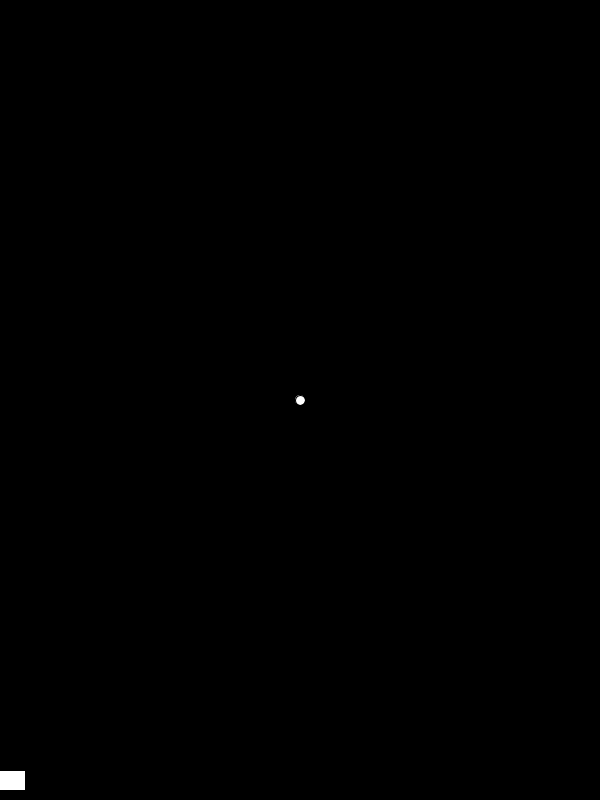
Frame 1 (no input)
Frame 60 (the mouse pressed at the canvas centre just before this capture): identical to frame 1, image omitted
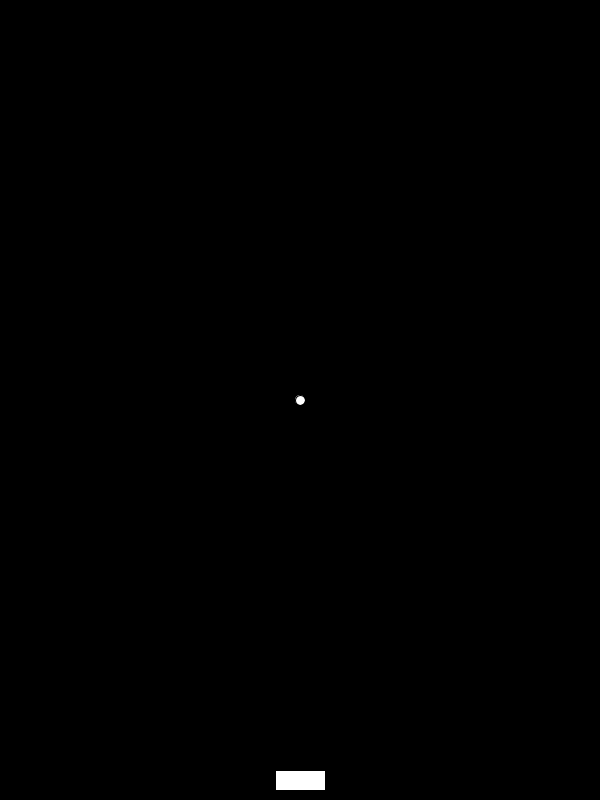
Frame 120 (the mouse held since frame 60 and released just before this capture)

The Processing sketch that drew these frames (run headless with seeded random() and noise(); from frame 60 on, the mouse is pressed at the canvas centre):

// Processing sketch: brick_breaker2
// ── brick_breaker2.pde
class Ball {
  float x,y,dx,dy,s,speed,radius;
  Ball() {
    this.x = 300;
    this.y = 400;
    this.radius = 5;
    this.s = 10;
    this.speed = 5;
    setAngle(random(45,135));
  }
  void setAngle(float deg) {
    float rad = deg * PI / 180;
    this.dx = this.speed * cos(rad);
    this.dy = this.speed * sin(rad);
  }
  void move() {
    this.x += this.dx;
    this.y += this.dy;
    if (this.x < this.s/2 || this.x > width-this.s/2)
      this.dx *= -1;
    if (this.y < this.s/2 || this.y > height-this.s/2)
      this.dy *= -1;
  }
  boolean collision(Brick brick) {
    float closestX;
    if (this.x < brick.x)
      closestX = brick.x;
    else if (this.x > brick.x + brick.w)
      closestX = brick.x + brick.w;
    else
      closestX = this.x;

    float closestY;
    if (this.y < brick.y)
      closestY = brick.y;
    else if (this.y > brick.y + brick.h)
      closestY = brick.y + brick.h;
    else
      closestY = this.y;
    float dx = this.x - closestX;
    float dy = this.y - closestY;
    float distance = sqrt(dx * dx + dy * dy);
    return distance < this.s/2;
  }
  boolean is_bottom() {
    return this.y+this.s/2 > height;
  }
}

class Brick {
  float x,y,w,h;
  Brick(float x,float y,float w,float h) {
    this.x = x;
    this.y = y;
    this.w = w;
    this.h = h;
  }
}

Ball ball;
Brick player;
String mode = "stop"; // stop:stop, play:playing, over:gameover, clear:gameclear

void setup() {
  size(600,800);
  ball = new Ball();
  player = new Brick(mouseX-25,770,50,20);
}

void draw() {
  background(0);
  if (mode.equals("play"))
    ball.move();
  fill(255);
  ellipse(ball.x,ball.y,ball.s,ball.s);
  player.x = mouseX-25;
  rect(player.x,player.y,player.w,player.h);

  if (mode.equals("over")) {
    textAlign(CENTER);
    textSize(50);
    fill(255);
    text("GAME OVER",width/2,height/2);
  }

  if (ball.collision(player)) {
    // 変換後の最小値+(変換後の範囲)*((指定した数値-変換前の最小値)/(変換前の範囲))
    float dx = -4 + 8 * (ball.x-player.x)/player.w;
    //float dx = map(ball.x,player.x,player.x+player.w,-4,4)
    ball.dx = dx;
    ball.dy = -abs(ball.dy);
  }

  if (ball.is_bottom())
    mode = "over";
}

void keyPressed() {
  if (key == ' ') {
    if (mode.equals("stop"))
      mode = "play";
  }
}
